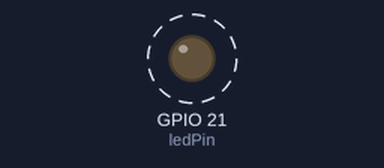
Bench run of a sketch on a simulated ESP32. On the bench: output pins drawn as LEDs (lit = HIGH). Dashed ring = blinking. What the sketch prints to the serial monitor is not drawn.

Above: at 1.2 s.
Timing chart, 0 to 4.0 s (numbered marks = the images above):
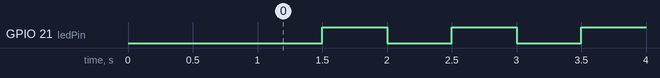

Measured:
- by itself, GPIO 21 (ledPin): alternates HIGH for 0.50 s and LOW for 0.50 s

The sketch:

FreeOTS_task.ino
```cpp
TaskHandle_t Task1;
TaskHandle_t Task2;

// Task 1: Blink LED on pin 21 (you can change to onboard LED if available)
void TaskBlink(void *pvParameters) {
  const int ledPin = 21;
  pinMode(ledPin, OUTPUT);

  while (true) {
    digitalWrite(ledPin, LOW);
    vTaskDelay(pdMS_TO_TICKS(500));
    digitalWrite(ledPin, HIGH);
    vTaskDelay(pdMS_TO_TICKS(500));
  }
}

// Task 2: Print to serial
void TaskSerial(void *pvParameters) {
  while (true) {
    Serial.println("Hello from Task 2 running on core: " + String(xPortGetCoreID()));
    vTaskDelay(pdMS_TO_TICKS(1000));
  }
}

void setup() {
  Serial.begin(115200);
  delay(1000);  // Give time for Serial Monitor to open

  // Create Task 1 on Core 0
  xTaskCreatePinnedToCore(
    TaskBlink,      // Task function
    "Task1",        // Name
    2048,           // Stack size
    NULL,           // Parameters
    1,              // Priority
    &Task1,         // Task handle
    0               // Core 0
  );

  // Create Task 2 on Core 1
  xTaskCreatePinnedToCore(
    TaskSerial,     // Task function
    "Task2",        // Name
    4096,           // Stack size
    NULL,           // Parameters
    1,              // Priority
    &Task2,         // Task handle
    1               // Core 1
  );
}

void loop() {
  // Empty because FreeRTOS tasks are running independently
}
```
